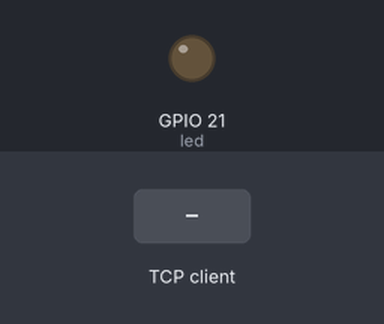
The program below on a simulated Raspberry Pi (BCM pin numbers). Shown: output pins drawn as LEDs (lit = HIGH). Inputs (shaded band) come from the test bench. One TCP client connects 1 s after the port opens and stays connected.

Above: at 1.2 s.
1.3 s: the TCP client sends "1"
At 1.8 s:
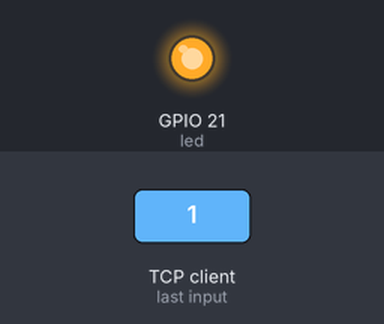
Timing chart, 0 to 4.3 s (numbered marks = the images above; inputs shaded):
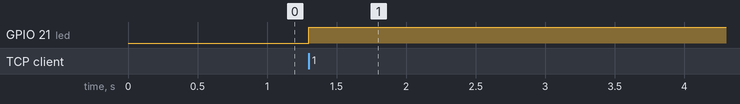

Measured:
- after the input at 1.3 s, GPIO 21 (led): LOW → HIGH at once

The program:

led2pi.py
```python
#!/usr/bin/env python3

from gpiozero import LED
from time import sleep

led = LED(21)

from socket import *
serverSocket = socket(AF_INET, SOCK_STREAM)
#Prepare a sever socket
serverPort = 8888
serverName = 'a.b.c.d'
serverSocket.bind((serverName,serverPort))
serverSocket.listen(1)

while True:
    #Establish the connection
    connectionSocket, addr = serverSocket.accept()

    message = connectionSocket.recv(4096)
    akce = message[0:1]
    akce=int(akce)
    if (akce):
      led.on()
    else:
      led.off()
    connectionSocket.close()
```
